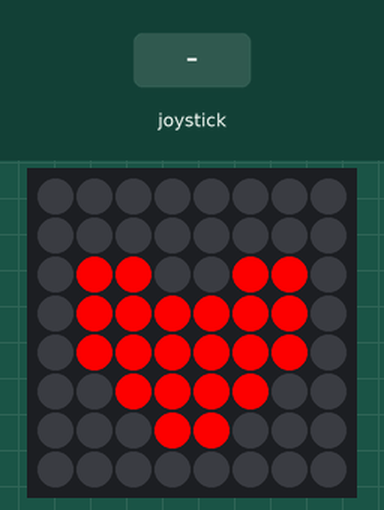
Recording of a program running on a simulated Raspberry Pi (BCM pin numbers) with a Sense HAT. Shown: the Sense HAT's 8×8 RGB LED matrix. The inputs (shaded band) are chosen by the test bench. Random numbers come from a fixed seed; what the program prints to the terminal is not drawn.

Above: at 1.2 s.
1.3 s: joystick clicked
At 2.4 s:
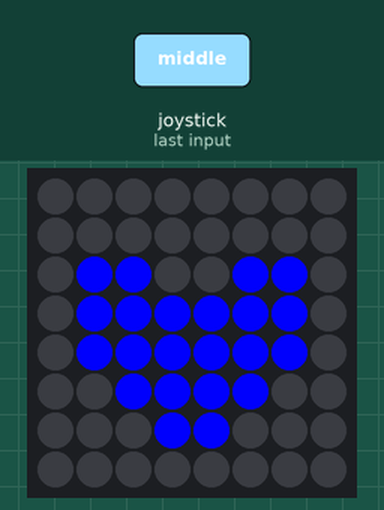
4.3 s: joystick clicked
At 5.4 s:
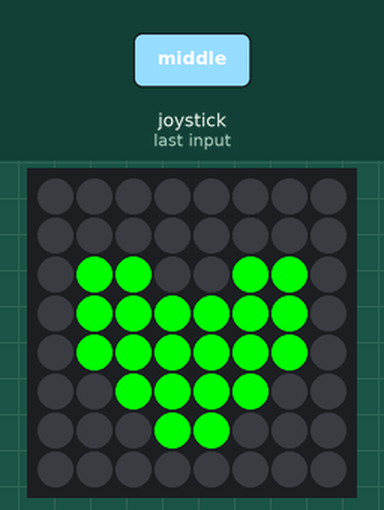
7.3 s: joystick clicked
At 8.4 s:
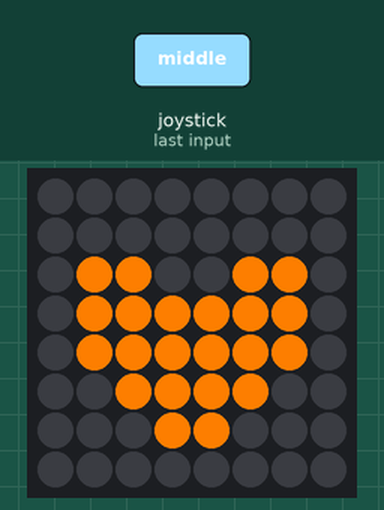
Timing chart, 0 to 10.3 s (numbered marks = the images above; inputs shaded):
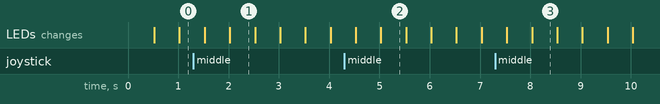

The program:

Joystick_Heartbeat.py
```python
from sense_hat import SenseHat
import time
import random

sense = SenseHat()

try:
    e = [0,0,0]
    c = [255,0,0]
    small = [
        e,e,e,e,e,e,e,e,
        e,e,e,e,e,e,e,e,
        e,c,c,e,e,c,c,e,
        e,c,c,c,c,c,c,e,
        e,c,c,c,c,c,c,e,
        e,e,c,c,c,c,e,e,
        e,e,e,c,c,e,e,e,
        e,e,e,e,e,e,e,e
        ]
    big = [
        e,e,e,e,e,e,e,e,
        c,c,e,e,e,e,c,c,
        c,c,c,e,e,c,c,c,
        c,c,c,c,c,c,c,c,
        c,c,c,c,c,c,c,c,
        e,c,c,c,c,c,c,e,
        e,e,c,c,c,c,e,e,
        e,e,e,c,c,e,e,e
        ]
    print('\n\t[*] Use Joystick to change orientation of the heart or to change its color.\n')
    colour = 1  # 1-Red, 2-Green, 3-Blue, 4-White, 5-Orange, 6-Yellow, 7-Indigo, 8-Violet
    while True:
        sense.set_pixels(small)
        time.sleep(0.5)
        sense.set_pixels(big)
        time.sleep(0.5)
        event = sense.stick.get_events()
        if(event):
            for i in event:
                if i.direction in ["right"] and i.action in ["pressed"]:
                    sense.set_rotation(270)
                elif i.direction in ["left"] and i.action in ["pressed"]:
                    sense.set_rotation(90)
                elif i.direction in ["up"] and i.action in ["pressed"]:
                    sense.set_rotation(180)
                elif i.direction in ["down"] and i.action in ["pressed"]:
                    sense.set_rotation(0)
                elif i.direction in ["middle"] and i.action in ["pressed"]:
                    colour = random.randint(1,8)
                    if(colour==1):
                        c = [255,0,0]
                    elif(colour==2):
                        c = [0,255,0]
                    elif(colour==3):
                        c = [0,0,255]
                    elif(colour==4):
                        c = [255,255,255]
                    elif(colour==5):
                        c = [255,127,0]
                    elif(colour==6):
                        c = [255,255,0]
                    elif(colour==7):
                        c = [75,0,130]
                    else:
                        c = [159,0,255]
                    e = [0,0,0]
                    small = [
                        e,e,e,e,e,e,e,e,
                        e,e,e,e,e,e,e,e,
                        e,c,c,e,e,c,c,e,
                        e,c,c,c,c,c,c,e,
                        e,c,c,c,c,c,c,e,
                        e,e,c,c,c,c,e,e,
                        e,e,e,c,c,e,e,e,
                        e,e,e,e,e,e,e,e
                        ]
                    big = [
                        e,e,e,e,e,e,e,e,
                        c,c,e,e,e,e,c,c,
                        c,c,c,e,e,c,c,c,
                        c,c,c,c,c,c,c,c,
                        c,c,c,c,c,c,c,c,
                        e,c,c,c,c,c,c,e,
                        e,e,c,c,c,c,e,e,
                        e,e,e,c,c,e,e,e
                        ]
                else:
                    pass
except KeyboardInterrupt:
    print('\n\n\t [*] Keyboard Interrupt. Aborting !!!\n')
    sense.clear()
    time.sleep(1)
```

Measured:
- what the display in image 1 shows lasts 0.5 s, from 2.0 s to 2.5 s
